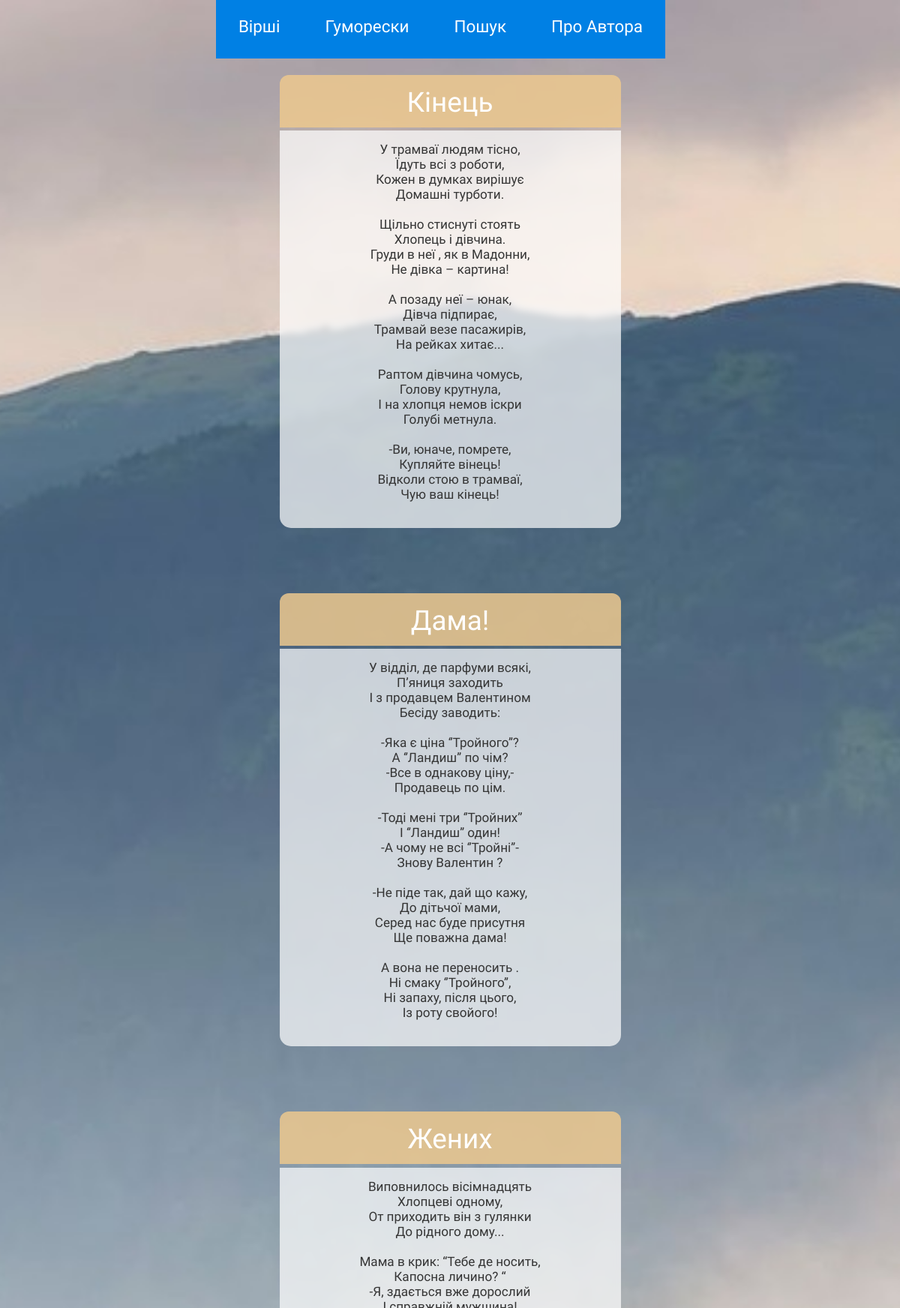
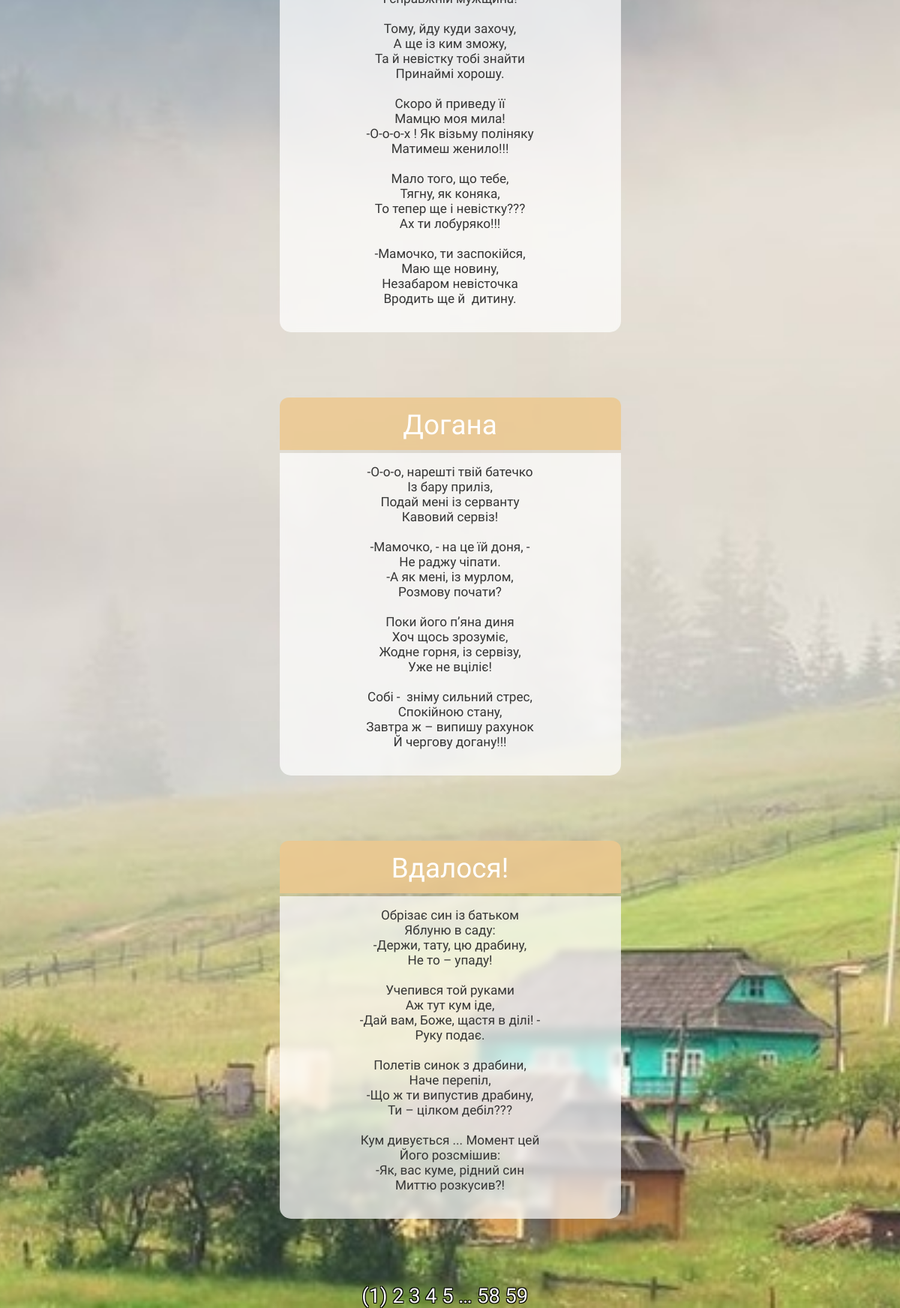
The app's page /humoresques/1 with its own data (2 pictures, top to bottom).
### app/models.py (models this page shows)
class Humoresque(db.Model):
    id = db.Column(db.Integer, primary_key=True)
    title = db.Column(db.String(20), unique=True)
    text = db.Column(db.String(1028), unique=True)

### app/routes.py (the view)
@app.route('/humoresques/<int:hum_page_num>')
def humoresques(hum_page_num):
    humoresques = Humoresque.query.paginate(per_page=5, page=hum_page_num, error_out=True)
    return render_template('humoresques.html', title='Гуморески',  humoresques=humoresques)

### app/templates/humoresques.html
{% extends "base.html" %}
{% block app_content %}
    {% for humoresque in humoresques.items %}
        {% include "_humoresque.html" %}
    {% endfor %}
    <div class="pagination-links">
    {% for page in humoresques.iter_pages() %}
        {% if page %}
            {% if page != humoresques.page %}
                <a href="{{ url_for('humoresques', hum_page_num=page) }}">{{ page }}</a>
            {% else %}
                <span style="color: white;">({{ page }})</span>
            {% endif %}
        {% else %}
            <span class=ellipsis style="color: white;">…</span>
        {% endif %}
    {% endfor %}
    </div>
{% endblock %}

### app/templates/base.html (shortened to what this page needs)
<html>
    <head>
        <link rel="stylesheet" href="{{ url_for('static', filename='styles.css') }}"/>
    </head>
    <body>
        <div id="navbar-container">
            <div class="navbar">
                <div class="link-div">
                    <nav>
                        <ul class="nav-links">
                            <li><a href="{{ url_for('poems', page_num=1) }}">Вірші</a></li>
                            <li><a href="{{ url_for('humoresques', hum_page_num=1) }}">Гуморески</a></li>
                            <li><a href="{{ url_for('search') }}">Пошук</a></li>
                            <li><a href="{{ url_for('about') }}">Про<span style="opacity: 0;">і</span>Автора</a></li>
                        </ul>
                    </nav>
                </div>
            </div>
        </div>
        <div id="page_container">
            {% block content %}
            <div class="container-fluid" style="margin-top: 100px;">
                {% block app_content %}{% endblock %}
            </div>
            {% endblock %}
        </div>
    </body>
</html>

### app/templates/_humoresque.html (shortened to what this page needs)
{% extends "base.html" %}
{% block app_content %}
    <div id="poem-container">
        <div id="title">{{humoresque.title}}</div>
        <pre><div id="text">{{humoresque.text}}</div></pre>
    </div>
{% endblock %}

### app/static/styles.css (style rules this page uses)
#poem-container { width: 600px; color: white; margin-left: 50%; margin-top: -5.7rem; margin-bottom: 75px; border-radius: 15px; }
#title { width: 100%; height: 40px; background-color: rgba(237, 200, 143, 0.85); backdrop-filter: blur(5px); background-size: cover; font-size: 2.3rem; font-family: Alice; color: white; text-align: center; padding-top: 15px; padding-bottom: 15px; border-radius: 12px 12px 0 0; }
#text { background-color: rgba(255, 255, 255, 0.7); backdrop-filter: blur(5px); width: 100%; font-family: Alice; font-size: 1.34rem; color: #353535; text-align: center; margin-top: -23px; margin-bottom: -13px; padding-top: 15px; padding-bottom: 35px; border-radius:0 0 15px 15px; }
#navbar-container { position: absolute; top: 0; height: 100px; width: 90%; }
a { text-decoration: none; color: white; }
body { background: url('/static/day-mnt.jpg') no-repeat center center fixed; -webkit-background-size: cover; -moz-background-size: cover; -o-background-size: cover; background-size: cover; font-family: Alice; font-size: 1.7rem; }
.navbar { position: fixed; display: flex; justify-content: space-between; align-items: center; font-size: 1.4rem; margin-bottom: 100px; }
.nav-links { left: 41%; display: inline-flex; list-style: none; }
.nav-links a { width: 50px; text-align: center; padding: 30px; background: rgb(0, 128, 228); transition: 0.3s ease-out; }
.pagination-links { text-align: center; text-shadow: -1px -1px 0 #000, 1px -1px 0 #000, -1px 1px 0 #000, 1px 1px 0 #000; float: bottom 0; }
html, body { width: 100%; height: 100%; margin: 0; padding: 0; overflow-x: hidden; }
@media screen and (max-width: 1430px) { .nav-links { position: fixed; z-index: 10; left: 50%; margin-left: -15.72em; } }
@media screen and (max-width: 1430px) { #poem-container { width:455px; margin-top: 150px; margin-bottom: -80px; margin: 0 auto; text-align: center; position: float; } }
@media screen and (max-width: 1430px) { #text { width: 455px; font-size: 1.07rem; } }
@media screen and (max-width: 1430px) { .pagination-links { margin-top: 100px; text-align: center; position: float; margin-left: -0.5em; } }
@media screen and (max-width: 1430px) { html, body { width: 100%; height: 100%; margin: 0; padding: 0; overflow-x: hidden; } }

### records on screen
Humoresque: title "Кінець", text "У трамваї людям тісно, Їдуть всі з роботи, Кожен в думках вирішує Домашні турботи. Щільно стиснуті стоять Хлопець і дівчина. Груди в неї , як в Мадонни, Не дівка – картина! А позаду неї – юнак, Дівча підпирає, Трамвай везе пасажирів, На рейках хитає... Раптом дівчина чомусь, Голову крутнула, І на хлопця немов іскри Голубі метнула. -Ви, юначе, помрете, Купляйте вінець! Відколи стою в трамваї, Чую ваш кінець!"
Humoresque: title "Дама!", text "У відділ, де парфуми всякі, П’яниця заходить І з продавцем Валентином Бесіду заводить: -Яка є ціна ‘’Тройного’’? А ‘’Ландиш’’ по чім? -Все в однакову ціну,- Продавець по цім. -Тоді мені три ‘’Тройних’’ І ‘’Ландиш’’ один! -А чому не всі ‘’Тройні’’- Знову Валентин ? -Не піде так, дай що кажу, До дітьчої мами, Серед нас буде присутня Ще поважна дама! А вона не переносить . Ні смаку ‘’Тройного’’, Ні запаху, після цього, Із роту свойого!"
Humoresque: title "Жених", text "Виповнилось вісімнадцять Хлопцеві одному, От приходить він з гулянки До рідного дому... Мама в крик: “Тебе де носить, Капосна личино? “ -Я, здається вже дорослий І справжній мужщина! Тому, йду куди захочу, А ще із ким зможу, Та й невістку тобі знайти Принаймі хорошу. Скоро й приведу її Мамцю моя мила! -О-о-о-х ! Як візьму поліняку Матимеш женило!!! Мало того, що тебе, Тягну, як коняка, То тепер ще і невістку??? Ах ти лобуряко!!! -Мамочко, ти заспокійся, Маю ще новину, Незабаром невісточка Вродить ще й дитину."
Humoresque: title "Догана", text "-О-о-о, нарешті твій батечко Із бару приліз, Подай мені із серванту Кавовий сервіз! -Мамочко, - на це їй доня, - Не раджу чіпати. -А як мені, із мурлом, Розмову почати? Поки його п’яна диня Хоч щось зрозуміє, Жодне горня, із сервізу, Уже не вціліє! Собі - зніму сильний стрес, Спокійною стану, Завтра ж – випишу рахунок Й чергову догану!!!"
Humoresque: title "Вдалося!", text "Обрізає син із батьком Яблуню в саду: -Держи, тату, цю драбину, Не то – упаду! Учепився той руками Аж тут кум іде, -Дай вам, Боже, щастя в ділі! - Руку подає. Полетів синок з драбини, Наче перепіл, -Що ж ти випустив драбину, Ти – цілком дебіл??? Кум дивується ... Момент цей Його розсмішив: -Як, вас куме, рідний син Миттю розкусив?!"

### other values on screen
{{ page }} "1"
{{ page }} "2" "3" "4" "5" "58" "59"
